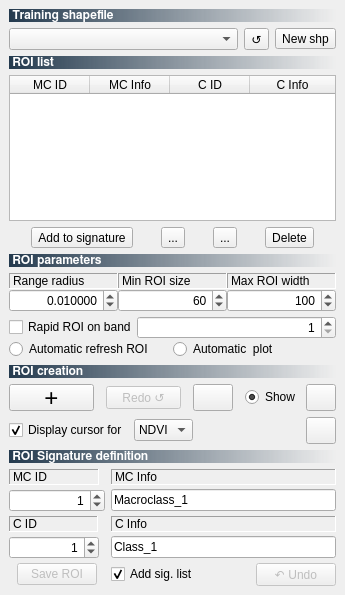
<?xml version="1.0" encoding="UTF-8"?>
<ui version="4.0">
 <class>Dock</class>
 <widget class="QDockWidget" name="Dock">
  <property name="geometry">
   <rect>
    <x>0</x>
    <y>0</y>
    <width>330</width>
    <height>595</height>
   </rect>
  </property>
  <property name="sizePolicy">
   <sizepolicy hsizetype="Minimum" vsizetype="Minimum">
    <horstretch>0</horstretch>
    <verstretch>0</verstretch>
   </sizepolicy>
  </property>
  <property name="windowTitle">
   <string>SCP: ROI creation</string>
  </property>
  <widget class="QWidget" name="dockWidgetContents">
   <layout class="QGridLayout" name="gridLayout_9">
    <item row="0" column="0">
     <layout class="QGridLayout" name="gridLayout_14">
      <item row="0" column="0">
       <widget class="QLabel" name="label_32">
        <property name="font">
         <font>
          <family>FreeSans</family>
          <weight>75</weight>
          <bold>true</bold>
         </font>
        </property>
        <property name="styleSheet">
         <string notr="true">background-color : qlineargradient(spread:pad, x1:0, y1:0, x2:1, y2:0, stop:0 #243a4e, stop:1 rgba(0, 0, 0, 0)); color : white</string>
        </property>
        <property name="text">
         <string> Training shapefile</string>
        </property>
       </widget>
      </item>
     </layout>
    </item>
    <item row="1" column="0">
     <layout class="QGridLayout" name="gridLayout">
      <item row="0" column="1">
       <widget class="QToolButton" name="buttonReload_shape">
        <property name="toolTip">
         <string>&lt;html&gt;&lt;head/&gt;&lt;body&gt;&lt;p&gt;Refresh list&lt;/p&gt;&lt;/body&gt;&lt;/html&gt;</string>
        </property>
        <property name="text">
         <string>↺</string>
        </property>
       </widget>
      </item>
      <item row="0" column="2">
       <widget class="QToolButton" name="button_new_shapefile">
        <property name="toolTip">
         <string>&lt;html&gt;&lt;head/&gt;&lt;body&gt;&lt;p&gt;Create a new training shapefile&lt;/p&gt;&lt;/body&gt;&lt;/html&gt;</string>
        </property>
        <property name="text">
         <string>New shp</string>
        </property>
       </widget>
      </item>
      <item row="0" column="0">
       <widget class="QComboBox" name="shape_name_combo">
        <property name="toolTip">
         <string>&lt;html&gt;&lt;head/&gt;&lt;body&gt;&lt;p&gt;Select a layer&lt;/p&gt;&lt;/body&gt;&lt;/html&gt;</string>
        </property>
       </widget>
      </item>
     </layout>
    </item>
    <item row="2" column="0">
     <layout class="QGridLayout" name="gridLayout_11">
      <item row="0" column="0">
       <widget class="QLabel" name="label_31">
        <property name="font">
         <font>
          <family>FreeSans</family>
          <weight>75</weight>
          <bold>true</bold>
         </font>
        </property>
        <property name="styleSheet">
         <string notr="true">background-color : qlineargradient(spread:pad, x1:0, y1:0, x2:1, y2:0, stop:0 #243a4e, stop:1 rgba(0, 0, 0, 0)); color : white</string>
        </property>
        <property name="text">
         <string> ROI list</string>
        </property>
       </widget>
      </item>
     </layout>
    </item>
    <item row="3" column="0">
     <widget class="QTableWidget" name="ROI_tableWidget">
      <property name="sizePolicy">
       <sizepolicy hsizetype="Expanding" vsizetype="Expanding">
        <horstretch>0</horstretch>
        <verstretch>0</verstretch>
       </sizepolicy>
      </property>
      <property name="minimumSize">
       <size>
        <width>0</width>
        <height>100</height>
       </size>
      </property>
      <property name="frameShadow">
       <enum>QFrame::Sunken</enum>
      </property>
      <property name="editTriggers">
       <set>QAbstractItemView::SelectedClicked</set>
      </property>
      <property name="dragDropOverwriteMode">
       <bool>false</bool>
      </property>
      <property name="sortingEnabled">
       <bool>true</bool>
      </property>
      <attribute name="horizontalHeaderDefaultSectionSize">
       <number>80</number>
      </attribute>
      <attribute name="horizontalHeaderStretchLastSection">
       <bool>true</bool>
      </attribute>
      <attribute name="verticalHeaderDefaultSectionSize">
       <number>20</number>
      </attribute>
      <column>
       <property name="text">
        <string>MC ID</string>
       </property>
      </column>
      <column>
       <property name="text">
        <string>MC Info</string>
       </property>
      </column>
      <column>
       <property name="text">
        <string>C ID</string>
       </property>
      </column>
      <column>
       <property name="text">
        <string>C Info</string>
       </property>
      </column>
     </widget>
    </item>
    <item row="4" column="0">
     <layout class="QGridLayout" name="gridLayout_5">
      <item row="0" column="2">
       <widget class="QToolButton" name="spectralSignature_toolButton">
        <property name="toolTip">
         <string>&lt;html&gt;&lt;head/&gt;&lt;body&gt;&lt;p&gt;Add highlihted ROIs to spectral signature plot&lt;/p&gt;&lt;/body&gt;&lt;/html&gt;</string>
        </property>
        <property name="text">
         <string>...</string>
        </property>
        <property name="icon">
         <iconset resource="resources.qrc">
          <normaloff>:/plugins/semiautomaticclassificationplugin/icons/semiautomaticclassificationplugin_sign_tool.png</normaloff>:/plugins/semiautomaticclassificationplugin/icons/semiautomaticclassificationplugin_sign_tool.png</iconset>
        </property>
       </widget>
      </item>
      <item row="0" column="0">
       <widget class="QToolButton" name="addToSignature_toolButton">
        <property name="toolTip">
         <string>&lt;html&gt;&lt;head/&gt;&lt;body&gt;&lt;p&gt;Add highlighted ROIs to signature list&lt;/p&gt;&lt;/body&gt;&lt;/html&gt;</string>
        </property>
        <property name="text">
         <string>Add to signature</string>
        </property>
       </widget>
      </item>
      <item row="0" column="3">
       <widget class="QToolButton" name="scatterPlot_toolButton">
        <property name="toolTip">
         <string>&lt;html&gt;&lt;head/&gt;&lt;body&gt;&lt;p&gt;Show scatter plot&lt;/p&gt;&lt;/body&gt;&lt;/html&gt;</string>
        </property>
        <property name="text">
         <string>...</string>
        </property>
        <property name="icon">
         <iconset resource="resources.qrc">
          <normaloff>:/plugins/semiautomaticclassificationplugin/icons/semiautomaticclassificationplugin_scatter_tool.png</normaloff>:/plugins/semiautomaticclassificationplugin/icons/semiautomaticclassificationplugin_scatter_tool.png</iconset>
        </property>
       </widget>
      </item>
      <item row="0" column="4">
       <widget class="QToolButton" name="deleteROI_toolButton">
        <property name="toolTip">
         <string>&lt;html&gt;&lt;head/&gt;&lt;body&gt;&lt;p&gt;Delete highlighted ROIs&lt;/p&gt;&lt;/body&gt;&lt;/html&gt;</string>
        </property>
        <property name="text">
         <string>Delete</string>
        </property>
        <property name="icon">
         <iconset resource="resources.qrc">
          <normaloff>:/plugins/semiautomaticclassificationplugin/icons/semiautomaticclassificationplugin_delete_ROI.png</normaloff>:/plugins/semiautomaticclassificationplugin/icons/semiautomaticclassificationplugin_delete_ROI.png</iconset>
        </property>
       </widget>
      </item>
     </layout>
    </item>
    <item row="5" column="0">
     <spacer name="verticalSpacer">
      <property name="orientation">
       <enum>Qt::Vertical</enum>
      </property>
      <property name="sizeHint" stdset="0">
       <size>
        <width>20</width>
        <height>1</height>
       </size>
      </property>
     </spacer>
    </item>
    <item row="6" column="0">
     <widget class="QLabel" name="label_30">
      <property name="sizePolicy">
       <sizepolicy hsizetype="Expanding" vsizetype="Preferred">
        <horstretch>0</horstretch>
        <verstretch>0</verstretch>
       </sizepolicy>
      </property>
      <property name="font">
       <font>
        <family>FreeSans</family>
        <weight>75</weight>
        <bold>true</bold>
       </font>
      </property>
      <property name="styleSheet">
       <string notr="true">background-color : qlineargradient(spread:pad, x1:0, y1:0, x2:1, y2:0, stop:0 #243a4e, stop:1 rgba(0, 0, 0, 0)); color : white</string>
      </property>
      <property name="text">
       <string> ROI parameters</string>
      </property>
     </widget>
    </item>
    <item row="7" column="0">
     <layout class="QGridLayout" name="gridLayout_4">
      <property name="verticalSpacing">
       <number>4</number>
      </property>
      <item row="2" column="1">
       <layout class="QGridLayout" name="gridLayout_16">
        <item row="0" column="2">
         <widget class="QLabel" name="label_47">
          <property name="sizePolicy">
           <sizepolicy hsizetype="Expanding" vsizetype="Preferred">
            <horstretch>0</horstretch>
            <verstretch>0</verstretch>
           </sizepolicy>
          </property>
          <property name="frameShape">
           <enum>QFrame::Panel</enum>
          </property>
          <property name="frameShadow">
           <enum>QFrame::Sunken</enum>
          </property>
          <property name="text">
           <string>Max ROI width   </string>
          </property>
          <property name="buddy">
           <cstring>pointerButton</cstring>
          </property>
         </widget>
        </item>
        <item row="1" column="2">
         <widget class="QSpinBox" name="Max_ROI_width_spin">
          <property name="sizePolicy">
           <sizepolicy hsizetype="Expanding" vsizetype="Fixed">
            <horstretch>0</horstretch>
            <verstretch>0</verstretch>
           </sizepolicy>
          </property>
          <property name="minimumSize">
           <size>
            <width>105</width>
            <height>0</height>
           </size>
          </property>
          <property name="toolTip">
           <string>&lt;html&gt;&lt;head/&gt;&lt;body&gt;&lt;p align=&quot;justify&quot;&gt;Side of a square which inscribes the ROI, defining the maximum width thereof (in pixel unit)&lt;/p&gt;&lt;/body&gt;&lt;/html&gt;</string>
          </property>
          <property name="alignment">
           <set>Qt::AlignRight|Qt::AlignTrailing|Qt::AlignVCenter</set>
          </property>
          <property name="minimum">
           <number>1</number>
          </property>
          <property name="maximum">
           <number>10000</number>
          </property>
          <property name="value">
           <number>100</number>
          </property>
         </widget>
        </item>
        <item row="0" column="1">
         <widget class="QLabel" name="label_46">
          <property name="sizePolicy">
           <sizepolicy hsizetype="Expanding" vsizetype="Preferred">
            <horstretch>0</horstretch>
            <verstretch>0</verstretch>
           </sizepolicy>
          </property>
          <property name="frameShape">
           <enum>QFrame::Panel</enum>
          </property>
          <property name="frameShadow">
           <enum>QFrame::Sunken</enum>
          </property>
          <property name="text">
           <string>Min ROI size      </string>
          </property>
         </widget>
        </item>
        <item row="0" column="0">
         <widget class="QLabel" name="label_49">
          <property name="sizePolicy">
           <sizepolicy hsizetype="Expanding" vsizetype="Preferred">
            <horstretch>0</horstretch>
            <verstretch>0</verstretch>
           </sizepolicy>
          </property>
          <property name="frameShape">
           <enum>QFrame::Panel</enum>
          </property>
          <property name="frameShadow">
           <enum>QFrame::Sunken</enum>
          </property>
          <property name="text">
           <string>Range radius</string>
          </property>
         </widget>
        </item>
        <item row="1" column="1">
         <widget class="QSpinBox" name="Min_region_size_spin">
          <property name="sizePolicy">
           <sizepolicy hsizetype="Expanding" vsizetype="Fixed">
            <horstretch>0</horstretch>
            <verstretch>0</verstretch>
           </sizepolicy>
          </property>
          <property name="toolTip">
           <string>&lt;html&gt;&lt;head/&gt;&lt;body&gt;&lt;p&gt;Minimum area of ROI (in pixel unit)&lt;/p&gt;&lt;/body&gt;&lt;/html&gt;</string>
          </property>
          <property name="alignment">
           <set>Qt::AlignRight|Qt::AlignTrailing|Qt::AlignVCenter</set>
          </property>
          <property name="minimum">
           <number>1</number>
          </property>
          <property name="maximum">
           <number>10000</number>
          </property>
          <property name="value">
           <number>60</number>
          </property>
         </widget>
        </item>
        <item row="1" column="0">
         <widget class="QDoubleSpinBox" name="Range_radius_spin">
          <property name="sizePolicy">
           <sizepolicy hsizetype="Expanding" vsizetype="Fixed">
            <horstretch>0</horstretch>
            <verstretch>0</verstretch>
           </sizepolicy>
          </property>
          <property name="toolTip">
           <string>&lt;html&gt;&lt;head/&gt;&lt;body&gt;&lt;p align=&quot;justify&quot;&gt;Radius in the multispectral space (in radiometry unit)&lt;/p&gt;&lt;/body&gt;&lt;/html&gt;</string>
          </property>
          <property name="alignment">
           <set>Qt::AlignRight|Qt::AlignTrailing|Qt::AlignVCenter</set>
          </property>
          <property name="decimals">
           <number>6</number>
          </property>
          <property name="minimum">
           <double>0.000001000000000</double>
          </property>
          <property name="maximum">
           <double>10000.000000000000000</double>
          </property>
          <property name="singleStep">
           <double>0.001000000000000</double>
          </property>
          <property name="value">
           <double>0.010000000000000</double>
          </property>
         </widget>
        </item>
       </layout>
      </item>
      <item row="3" column="1">
       <layout class="QGridLayout" name="gridLayout_8">
        <item row="0" column="1">
         <widget class="QSpinBox" name="rapidROI_band_spinBox">
          <property name="sizePolicy">
           <sizepolicy hsizetype="Expanding" vsizetype="Fixed">
            <horstretch>0</horstretch>
            <verstretch>0</verstretch>
           </sizepolicy>
          </property>
          <property name="toolTip">
           <string>&lt;html&gt;&lt;head/&gt;&lt;body&gt;&lt;p&gt;Band number&lt;/p&gt;&lt;/body&gt;&lt;/html&gt;</string>
          </property>
          <property name="alignment">
           <set>Qt::AlignRight|Qt::AlignTrailing|Qt::AlignVCenter</set>
          </property>
          <property name="minimum">
           <number>1</number>
          </property>
          <property name="maximum">
           <number>10000</number>
          </property>
          <property name="value">
           <number>1</number>
          </property>
         </widget>
        </item>
        <item row="0" column="0">
         <widget class="QCheckBox" name="rapid_ROI_checkBox">
          <property name="toolTip">
           <string>&lt;html&gt;&lt;head/&gt;&lt;body&gt;&lt;p&gt;Calculate ROI only on one band&lt;/p&gt;&lt;/body&gt;&lt;/html&gt;</string>
          </property>
          <property name="text">
           <string>Rapid ROI on band</string>
          </property>
         </widget>
        </item>
        <item row="1" column="0" colspan="2">
         <layout class="QGridLayout" name="gridLayout_7">
          <item row="0" column="0">
           <widget class="QRadioButton" name="auto_refresh_ROI_radioButton">
            <property name="toolTip">
             <string>&lt;html&gt;&lt;head/&gt;&lt;body&gt;&lt;p&gt;Automatically refresh the temporary ROI, as the parameters change&lt;/p&gt;&lt;/body&gt;&lt;/html&gt;</string>
            </property>
            <property name="text">
             <string>Automatic refresh ROI</string>
            </property>
            <property name="autoExclusive">
             <bool>false</bool>
            </property>
           </widget>
          </item>
          <item row="0" column="1">
           <widget class="QRadioButton" name="auto_calculate_ROI_signature_radioButton">
            <property name="toolTip">
             <string>&lt;html&gt;&lt;head/&gt;&lt;body&gt;&lt;p&gt;Automatically calculate signature plot&lt;/p&gt;&lt;/body&gt;&lt;/html&gt;</string>
            </property>
            <property name="text">
             <string>Automatic  plot</string>
            </property>
            <property name="autoExclusive">
             <bool>false</bool>
            </property>
           </widget>
          </item>
         </layout>
        </item>
       </layout>
      </item>
     </layout>
    </item>
    <item row="8" column="0">
     <layout class="QGridLayout" name="gridLayout_15">
      <item row="1" column="0">
       <widget class="QLabel" name="label_51">
        <property name="font">
         <font>
          <family>FreeSans</family>
          <weight>75</weight>
          <bold>true</bold>
         </font>
        </property>
        <property name="styleSheet">
         <string notr="true">background-color : qlineargradient(spread:pad, x1:0, y1:0, x2:1, y2:0, stop:0 #243a4e, stop:1 rgba(0, 0, 0, 0)); color : white</string>
        </property>
        <property name="frameShape">
         <enum>QFrame::NoFrame</enum>
        </property>
        <property name="frameShadow">
         <enum>QFrame::Sunken</enum>
        </property>
        <property name="text">
         <string> ROI creation</string>
        </property>
        <property name="alignment">
         <set>Qt::AlignLeading|Qt::AlignLeft|Qt::AlignVCenter</set>
        </property>
       </widget>
      </item>
      <item row="0" column="0">
       <spacer name="verticalSpacer_2">
        <property name="orientation">
         <enum>Qt::Vertical</enum>
        </property>
        <property name="sizeHint" stdset="0">
         <size>
          <width>20</width>
          <height>40</height>
         </size>
        </property>
       </spacer>
      </item>
     </layout>
    </item>
    <item row="9" column="0">
     <layout class="QGridLayout" name="gridLayout_6">
      <item row="0" column="1">
       <spacer name="horizontalSpacer_6">
        <property name="orientation">
         <enum>Qt::Horizontal</enum>
        </property>
        <property name="sizeHint" stdset="0">
         <size>
          <width>40</width>
          <height>20</height>
         </size>
        </property>
       </spacer>
      </item>
      <item row="0" column="2">
       <widget class="QPushButton" name="redo_ROI_Button">
        <property name="enabled">
         <bool>false</bool>
        </property>
        <property name="maximumSize">
         <size>
          <width>75</width>
          <height>16777215</height>
         </size>
        </property>
        <property name="toolTip">
         <string>&lt;html&gt;&lt;head/&gt;&lt;body&gt;&lt;p&gt;Redo the ROI at the same point&lt;/p&gt;&lt;/body&gt;&lt;/html&gt;</string>
        </property>
        <property name="text">
         <string>Redo ↺</string>
        </property>
       </widget>
      </item>
      <item row="0" column="5">
       <spacer name="horizontalSpacer_2">
        <property name="orientation">
         <enum>Qt::Horizontal</enum>
        </property>
        <property name="sizeHint" stdset="0">
         <size>
          <width>40</width>
          <height>20</height>
         </size>
        </property>
       </spacer>
      </item>
      <item row="0" column="4">
       <widget class="QPushButton" name="polygonROI_Button">
        <property name="sizePolicy">
         <sizepolicy hsizetype="Fixed" vsizetype="Fixed">
          <horstretch>0</horstretch>
          <verstretch>0</verstretch>
         </sizepolicy>
        </property>
        <property name="minimumSize">
         <size>
          <width>40</width>
          <height>27</height>
         </size>
        </property>
        <property name="maximumSize">
         <size>
          <width>30</width>
          <height>27</height>
         </size>
        </property>
        <property name="font">
         <font>
          <pointsize>18</pointsize>
         </font>
        </property>
        <property name="toolTip">
         <string>&lt;html&gt;&lt;head/&gt;&lt;body&gt;&lt;p&gt;&lt;span style=&quot; font-size:9pt;&quot;&gt;Create a ROI polygon&lt;/span&gt;&lt;/p&gt;&lt;/body&gt;&lt;/html&gt;</string>
        </property>
        <property name="layoutDirection">
         <enum>Qt::LeftToRight</enum>
        </property>
        <property name="text">
         <string/>
        </property>
        <property name="icon">
         <iconset resource="resources.qrc">
          <normaloff>:/plugins/semiautomaticclassificationplugin/icons/semiautomaticclassificationplugin_manual_ROI.png</normaloff>:/plugins/semiautomaticclassificationplugin/icons/semiautomaticclassificationplugin_manual_ROI.png</iconset>
        </property>
        <property name="iconSize">
         <size>
          <width>18</width>
          <height>18</height>
         </size>
        </property>
        <property name="checkable">
         <bool>false</bool>
        </property>
        <property name="flat">
         <bool>false</bool>
        </property>
       </widget>
      </item>
      <item row="0" column="0">
       <widget class="QPushButton" name="pointerButton">
        <property name="minimumSize">
         <size>
          <width>85</width>
          <height>27</height>
         </size>
        </property>
        <property name="maximumSize">
         <size>
          <width>31</width>
          <height>27</height>
         </size>
        </property>
        <property name="font">
         <font>
          <pointsize>18</pointsize>
         </font>
        </property>
        <property name="toolTip">
         <string>&lt;html&gt;&lt;head/&gt;&lt;body&gt;&lt;p&gt;&lt;span style=&quot; font-size:9pt;&quot;&gt;Activate ROI pointer&lt;/span&gt;&lt;/p&gt;&lt;/body&gt;&lt;/html&gt;</string>
        </property>
        <property name="layoutDirection">
         <enum>Qt::LeftToRight</enum>
        </property>
        <property name="text">
         <string>+</string>
        </property>
        <property name="checkable">
         <bool>false</bool>
        </property>
        <property name="flat">
         <bool>false</bool>
        </property>
       </widget>
      </item>
      <item row="0" column="3">
       <spacer name="horizontalSpacer">
        <property name="orientation">
         <enum>Qt::Horizontal</enum>
        </property>
        <property name="sizeHint" stdset="0">
         <size>
          <width>40</width>
          <height>20</height>
         </size>
        </property>
       </spacer>
      </item>
      <item row="1" column="0" colspan="8">
       <layout class="QGridLayout" name="gridLayout_3">
        <item row="0" column="1">
         <widget class="QComboBox" name="vegetation_index_comboBox">
          <property name="toolTip">
           <string>&lt;html&gt;&lt;head/&gt;&lt;body&gt;&lt;p&gt;Select a vegetation index&lt;/p&gt;&lt;/body&gt;&lt;/html&gt;</string>
          </property>
          <item>
           <property name="text">
            <string>NDVI</string>
           </property>
          </item>
          <item>
           <property name="text">
            <string>EVI</string>
           </property>
          </item>
         </widget>
        </item>
        <item row="0" column="2">
         <spacer name="horizontalSpacer_3">
          <property name="orientation">
           <enum>Qt::Horizontal</enum>
          </property>
          <property name="sizeHint" stdset="0">
           <size>
            <width>40</width>
            <height>20</height>
           </size>
          </property>
         </spacer>
        </item>
        <item row="0" column="0">
         <widget class="QCheckBox" name="display_cursor_checkBox">
          <property name="toolTip">
           <string>&lt;html&gt;&lt;head/&gt;&lt;body&gt;&lt;p&gt;Display a vegetation index value with the cursor&lt;/p&gt;&lt;/body&gt;&lt;/html&gt;</string>
          </property>
          <property name="text">
           <string>Display cursor for</string>
          </property>
          <property name="checked">
           <bool>true</bool>
          </property>
         </widget>
        </item>
        <item row="0" column="3">
         <widget class="QPushButton" name="mutlipleROI_Button">
          <property name="sizePolicy">
           <sizepolicy hsizetype="Fixed" vsizetype="Fixed">
            <horstretch>0</horstretch>
            <verstretch>0</verstretch>
           </sizepolicy>
          </property>
          <property name="minimumSize">
           <size>
            <width>0</width>
            <height>0</height>
           </size>
          </property>
          <property name="maximumSize">
           <size>
            <width>30</width>
            <height>27</height>
           </size>
          </property>
          <property name="font">
           <font>
            <pointsize>18</pointsize>
           </font>
          </property>
          <property name="toolTip">
           <string>&lt;html&gt;&lt;head/&gt;&lt;body&gt;&lt;p&gt;&lt;span style=&quot; font-size:9pt;&quot;&gt;Multiple ROI creation&lt;/span&gt;&lt;/p&gt;&lt;/body&gt;&lt;/html&gt;</string>
          </property>
          <property name="layoutDirection">
           <enum>Qt::LeftToRight</enum>
          </property>
          <property name="text">
           <string/>
          </property>
          <property name="icon">
           <iconset resource="resources.qrc">
            <normaloff>:/plugins/semiautomaticclassificationplugin/icons/semiautomaticclassificationplugin_roi_multiple.png</normaloff>:/plugins/semiautomaticclassificationplugin/icons/semiautomaticclassificationplugin_roi_multiple.png</iconset>
          </property>
          <property name="iconSize">
           <size>
            <width>18</width>
            <height>18</height>
           </size>
          </property>
          <property name="checkable">
           <bool>false</bool>
          </property>
          <property name="flat">
           <bool>false</bool>
          </property>
         </widget>
        </item>
       </layout>
      </item>
      <item row="0" column="6">
       <widget class="QRadioButton" name="show_ROI_radioButton">
        <property name="toolTip">
         <string>&lt;html&gt;&lt;head/&gt;&lt;body&gt;&lt;p&gt;Show/hide the temporary ROI&lt;/p&gt;&lt;/body&gt;&lt;/html&gt;</string>
        </property>
        <property name="text">
         <string>Show</string>
        </property>
        <property name="checked">
         <bool>true</bool>
        </property>
        <property name="autoExclusive">
         <bool>false</bool>
        </property>
       </widget>
      </item>
      <item row="0" column="7">
       <widget class="QPushButton" name="zoom_ROI_button">
        <property name="sizePolicy">
         <sizepolicy hsizetype="Fixed" vsizetype="Fixed">
          <horstretch>0</horstretch>
          <verstretch>0</verstretch>
         </sizepolicy>
        </property>
        <property name="minimumSize">
         <size>
          <width>0</width>
          <height>0</height>
         </size>
        </property>
        <property name="maximumSize">
         <size>
          <width>30</width>
          <height>27</height>
         </size>
        </property>
        <property name="font">
         <font>
          <pointsize>18</pointsize>
         </font>
        </property>
        <property name="toolTip">
         <string>&lt;html&gt;&lt;head/&gt;&lt;body&gt;&lt;p&gt;&lt;span style=&quot; font-size:9pt;&quot;&gt;Multiple ROI creation&lt;/span&gt;&lt;/p&gt;&lt;/body&gt;&lt;/html&gt;</string>
        </property>
        <property name="layoutDirection">
         <enum>Qt::LeftToRight</enum>
        </property>
        <property name="text">
         <string/>
        </property>
        <property name="icon">
         <iconset resource="resources.qrc">
          <normaloff>:/plugins/semiautomaticclassificationplugin/icons/semiautomaticclassificationplugin_zoom_to.png</normaloff>:/plugins/semiautomaticclassificationplugin/icons/semiautomaticclassificationplugin_zoom_to.png</iconset>
        </property>
        <property name="iconSize">
         <size>
          <width>18</width>
          <height>18</height>
         </size>
        </property>
        <property name="checkable">
         <bool>false</bool>
        </property>
        <property name="flat">
         <bool>false</bool>
        </property>
       </widget>
      </item>
     </layout>
    </item>
    <item row="10" column="0">
     <layout class="QGridLayout" name="gridLayout_10">
      <item row="1" column="0">
       <widget class="QLabel" name="label_43">
        <property name="font">
         <font>
          <family>FreeSans</family>
          <weight>75</weight>
          <bold>true</bold>
         </font>
        </property>
        <property name="styleSheet">
         <string notr="true">background-color : qlineargradient(spread:pad, x1:0, y1:0, x2:1, y2:0, stop:0 #243a4e, stop:1 rgba(0, 0, 0, 0)); color : white</string>
        </property>
        <property name="frameShape">
         <enum>QFrame::NoFrame</enum>
        </property>
        <property name="frameShadow">
         <enum>QFrame::Sunken</enum>
        </property>
        <property name="text">
         <string> ROI Signature definition</string>
        </property>
        <property name="alignment">
         <set>Qt::AlignLeading|Qt::AlignLeft|Qt::AlignVCenter</set>
        </property>
       </widget>
      </item>
      <item row="0" column="0">
       <spacer name="verticalSpacer_3">
        <property name="orientation">
         <enum>Qt::Vertical</enum>
        </property>
        <property name="sizeHint" stdset="0">
         <size>
          <width>20</width>
          <height>40</height>
         </size>
        </property>
       </spacer>
      </item>
     </layout>
    </item>
    <item row="11" column="0">
     <layout class="QGridLayout" name="gridLayout_2">
      <property name="verticalSpacing">
       <number>4</number>
      </property>
      <item row="2" column="0">
       <widget class="QLabel" name="label_44">
        <property name="sizePolicy">
         <sizepolicy hsizetype="Expanding" vsizetype="Preferred">
          <horstretch>0</horstretch>
          <verstretch>0</verstretch>
         </sizepolicy>
        </property>
        <property name="maximumSize">
         <size>
          <width>90</width>
          <height>16777215</height>
         </size>
        </property>
        <property name="frameShape">
         <enum>QFrame::Panel</enum>
        </property>
        <property name="frameShadow">
         <enum>QFrame::Sunken</enum>
        </property>
        <property name="text">
         <string>MC ID</string>
        </property>
       </widget>
      </item>
      <item row="9" column="0" colspan="2">
       <layout class="QGridLayout" name="gridLayout_13">
        <item row="0" column="0">
         <widget class="QPushButton" name="button_Save_ROI">
          <property name="enabled">
           <bool>false</bool>
          </property>
          <property name="sizePolicy">
           <sizepolicy hsizetype="Fixed" vsizetype="Fixed">
            <horstretch>0</horstretch>
            <verstretch>0</verstretch>
           </sizepolicy>
          </property>
          <property name="toolTip">
           <string>&lt;html&gt;&lt;head/&gt;&lt;body&gt;&lt;p&gt;Save the last ROI to training shapefile&lt;/p&gt;&lt;/body&gt;&lt;/html&gt;</string>
          </property>
          <property name="text">
           <string>Save ROI</string>
          </property>
         </widget>
        </item>
       </layout>
      </item>
      <item row="3" column="0" colspan="2">
       <widget class="QSpinBox" name="ROI_Macroclass_ID_spin">
        <property name="sizePolicy">
         <sizepolicy hsizetype="Maximum" vsizetype="Fixed">
          <horstretch>0</horstretch>
          <verstretch>0</verstretch>
         </sizepolicy>
        </property>
        <property name="maximumSize">
         <size>
          <width>100</width>
          <height>16777215</height>
         </size>
        </property>
        <property name="toolTip">
         <string>&lt;html&gt;&lt;head/&gt;&lt;body&gt;&lt;p&gt;The macroclass ID of the ROI signature&lt;/p&gt;&lt;/body&gt;&lt;/html&gt;</string>
        </property>
        <property name="alignment">
         <set>Qt::AlignRight|Qt::AlignTrailing|Qt::AlignVCenter</set>
        </property>
        <property name="minimum">
         <number>0</number>
        </property>
        <property name="maximum">
         <number>9999</number>
        </property>
        <property name="value">
         <number>1</number>
        </property>
       </widget>
      </item>
      <item row="5" column="0">
       <widget class="QSpinBox" name="ROI_ID_spin">
        <property name="sizePolicy">
         <sizepolicy hsizetype="Maximum" vsizetype="Fixed">
          <horstretch>0</horstretch>
          <verstretch>0</verstretch>
         </sizepolicy>
        </property>
        <property name="maximumSize">
         <size>
          <width>100</width>
          <height>16777215</height>
         </size>
        </property>
        <property name="toolTip">
         <string>&lt;html&gt;&lt;head/&gt;&lt;body&gt;&lt;p&gt;The class ID of the ROI signature&lt;/p&gt;&lt;/body&gt;&lt;/html&gt;</string>
        </property>
        <property name="alignment">
         <set>Qt::AlignRight|Qt::AlignTrailing|Qt::AlignVCenter</set>
        </property>
        <property name="minimum">
         <number>0</number>
        </property>
        <property name="maximum">
         <number>9999</number>
        </property>
        <property name="value">
         <number>1</number>
        </property>
       </widget>
      </item>
      <item row="5" column="3">
       <widget class="QLineEdit" name="ROI_Class_line">
        <property name="sizePolicy">
         <sizepolicy hsizetype="Expanding" vsizetype="Fixed">
          <horstretch>0</horstretch>
          <verstretch>0</verstretch>
         </sizepolicy>
        </property>
        <property name="toolTip">
         <string>&lt;html&gt;&lt;head/&gt;&lt;body&gt;&lt;p&gt;The class name of the ROI signature&lt;/p&gt;&lt;/body&gt;&lt;/html&gt;</string>
        </property>
        <property name="text">
         <string>Class_1</string>
        </property>
        <property name="maxLength">
         <number>80</number>
        </property>
       </widget>
      </item>
      <item row="4" column="3">
       <widget class="QLabel" name="label_41">
        <property name="frameShape">
         <enum>QFrame::Panel</enum>
        </property>
        <property name="frameShadow">
         <enum>QFrame::Sunken</enum>
        </property>
        <property name="text">
         <string>C Info</string>
        </property>
       </widget>
      </item>
      <item row="2" column="3">
       <widget class="QLabel" name="label_45">
        <property name="frameShape">
         <enum>QFrame::Panel</enum>
        </property>
        <property name="frameShadow">
         <enum>QFrame::Sunken</enum>
        </property>
        <property name="text">
         <string>MC Info</string>
        </property>
       </widget>
      </item>
      <item row="3" column="3">
       <widget class="QLineEdit" name="ROI_Macroclass_line">
        <property name="sizePolicy">
         <sizepolicy hsizetype="Expanding" vsizetype="Fixed">
          <horstretch>0</horstretch>
          <verstretch>0</verstretch>
         </sizepolicy>
        </property>
        <property name="toolTip">
         <string>&lt;html&gt;&lt;head/&gt;&lt;body&gt;&lt;p&gt;The macroclass name of the ROI signature&lt;/p&gt;&lt;/body&gt;&lt;/html&gt;</string>
        </property>
        <property name="text">
         <string>Macroclass_1</string>
        </property>
        <property name="maxLength">
         <number>80</number>
        </property>
       </widget>
      </item>
      <item row="9" column="3">
       <layout class="QGridLayout" name="gridLayout_12">
        <item row="0" column="2">
         <widget class="QPushButton" name="undo_save_Button">
          <property name="enabled">
           <bool>false</bool>
          </property>
          <property name="sizePolicy">
           <sizepolicy hsizetype="Fixed" vsizetype="Fixed">
            <horstretch>0</horstretch>
            <verstretch>0</verstretch>
           </sizepolicy>
          </property>
          <property name="maximumSize">
           <size>
            <width>140</width>
            <height>16777215</height>
           </size>
          </property>
          <property name="toolTip">
           <string>&lt;html&gt;&lt;head/&gt;&lt;body&gt;&lt;p&gt;Delete the last saved ROI&lt;/p&gt;&lt;/body&gt;&lt;/html&gt;</string>
          </property>
          <property name="text">
           <string>↶ Undo</string>
          </property>
         </widget>
        </item>
        <item row="0" column="1">
         <spacer name="horizontalSpacer_4">
          <property name="orientation">
           <enum>Qt::Horizontal</enum>
          </property>
          <property name="sizeHint" stdset="0">
           <size>
            <width>40</width>
            <height>20</height>
           </size>
          </property>
         </spacer>
        </item>
        <item row="0" column="0">
         <widget class="QCheckBox" name="signature_checkBox">
          <property name="toolTip">
           <string>&lt;html&gt;&lt;head/&gt;&lt;body&gt;&lt;p&gt;Add ROI spectral signature to signature list&lt;/p&gt;&lt;/body&gt;&lt;/html&gt;</string>
          </property>
          <property name="text">
           <string>Add sig. list</string>
          </property>
          <property name="checked">
           <bool>true</bool>
          </property>
         </widget>
        </item>
       </layout>
      </item>
      <item row="4" column="0">
       <widget class="QLabel" name="label_42">
        <property name="sizePolicy">
         <sizepolicy hsizetype="Expanding" vsizetype="Preferred">
          <horstretch>0</horstretch>
          <verstretch>0</verstretch>
         </sizepolicy>
        </property>
        <property name="maximumSize">
         <size>
          <width>89</width>
          <height>16777215</height>
         </size>
        </property>
        <property name="frameShape">
         <enum>QFrame::Panel</enum>
        </property>
        <property name="frameShadow">
         <enum>QFrame::Sunken</enum>
        </property>
        <property name="text">
         <string>C ID</string>
        </property>
       </widget>
      </item>
     </layout>
    </item>
   </layout>
  </widget>
 </widget>
 <resources>
  <include location="resources.qrc"/>
 </resources>
 <connections/>
</ui>
